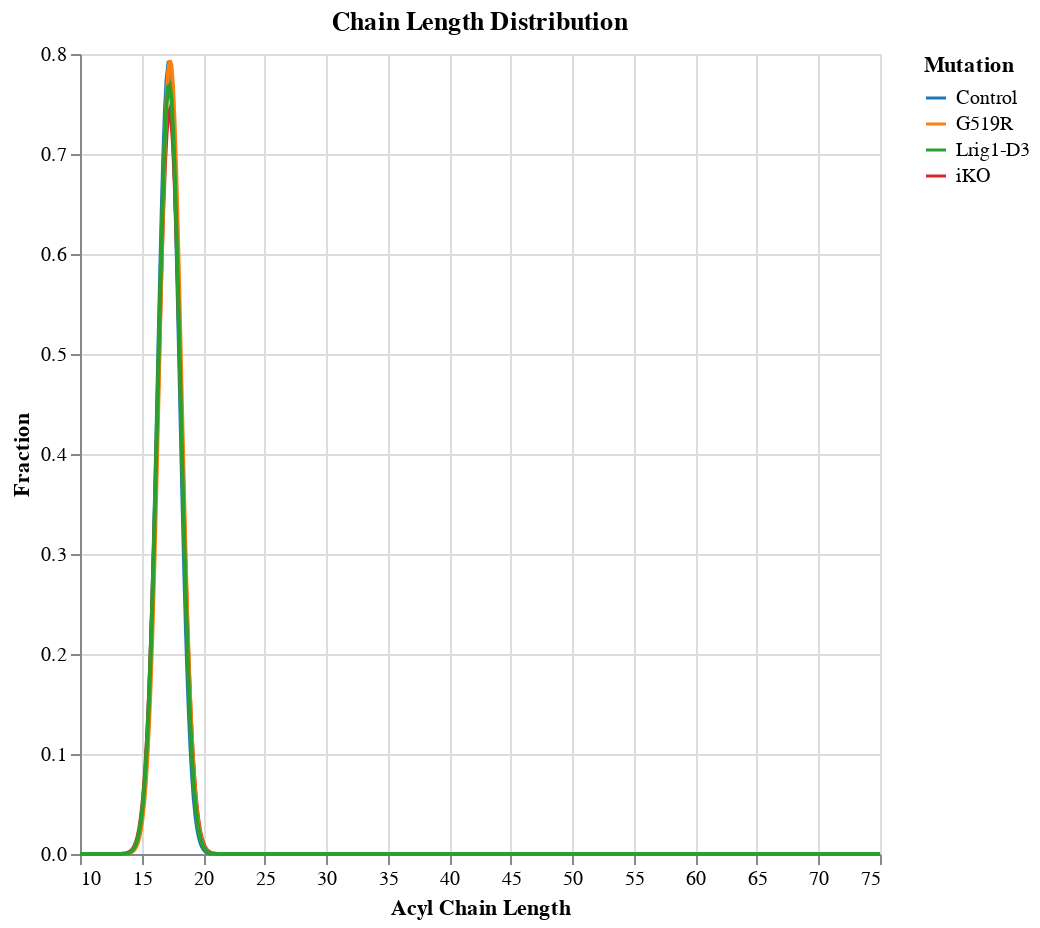

Notebook cell for this chart:
### Code cell
l_bimodal = alt.layer(*line_chart_only[:]).properties(title='Chain Length Distribution', width=400, height=400)
l_bimodal.save('graphs/dgat/chain_length/GaussianCurve_Overlap.png', ppi=300)
l_bimodal

### Figure 1 — Vega-Lite specification as saved in the notebook (floating-point values rounded to 4 significant figures; data arrays with more than 128 entries replaced by an {"elided": "..."} marker saying what was removed)
{"config": {"view": {"continuousWidth": 300, "continuousHeight": 300}}, "layer": [{"data": {"name": "data-a3c40cfc840e713472e0e81abede430e"}, "mark": {"type": "line", "color": "#1f77b4"}, "encoding": {"color": {"field": "Mutation", "scale": {"range": ["#1f77b4", "#ff7f0e", "#2ca02c", "#d62728", "#9467bd", "#8c564b", "#e377c2", "#7f7f7f", "#bcbd22", "#17becf"]}, "type": "nominal"}, "x": {"field": "Acyl Chain Length", "type": "quantitative"}, "y": {"field": "Fraction", "type": "quantitative"}}}, {"data": {"name": "data-03c1fa5b3d5a9cda036636b31fc32bb1"}, "mark": {"type": "line", "color": "#ff7f0e"}, "encoding": {"color": {"field": "Mutation", "scale": {"range": ["#1f77b4", "#ff7f0e", "#2ca02c", "#d62728", "#9467bd", "#8c564b", "#e377c2", "#7f7f7f", "#bcbd22", "#17becf"]}, "type": "nominal"}, "x": {"field": "Acyl Chain Length", "type": "quantitative"}, "y": {"field": "Fraction", "type": "quantitative"}}}, {"data": {"name": "data-eba613af5fed7aed22ed2bf82ca7b0f9"}, "mark": {"type": "line", "color": "#2ca02c"}, "encoding": {"color": {"field": "Mutation", "scale": {"range": ["#1f77b4", "#ff7f0e", "#2ca02c", "#d62728", "#9467bd", "#8c564b", "#e377c2", "#7f7f7f", "#bcbd22", "#17becf"]}, "type": "nominal"}, "x": {"field": "Acyl Chain Length", "type": "quantitative"}, "y": {"field": "Fraction", "type": "quantitative"}}}, {"data": {"name": "data-4570a1000b57cc3936b186b134497be2"}, "mark": {"type": "line", "color": "#d62728"}, "encoding": {"color": {"field": "Mutation", "scale": {"range": ["#1f77b4", "#ff7f0e", "#2ca02c", "#d62728", "#9467bd", "#8c564b", "#e377c2", "#7f7f7f", "#bcbd22", "#17becf"]}, "type": "nominal"}, "x": {"field": "Acyl Chain Length", "type": "quantitative"}, "y": {"field": "Fraction", "type": "quantitative"}}}], "height": 400, "title": "Chain Length Distribution", "width": 400, "$schema": "https://vega.github.io/schema/vega-lite/v5.17.0.json", "datasets": {"data-a3c40cfc840e713472e0e81abede430e": {"elided": "500 records"}, "data-03c1fa5b3d5a9cda036636b31fc32bb1": {"elided": "500 records"}, "data-eba613af5fed7aed22ed2bf82ca7b0f9": {"elided": "500 records"}, "data-4570a1000b57cc3936b186b134497be2": {"elided": "500 records"}}}
